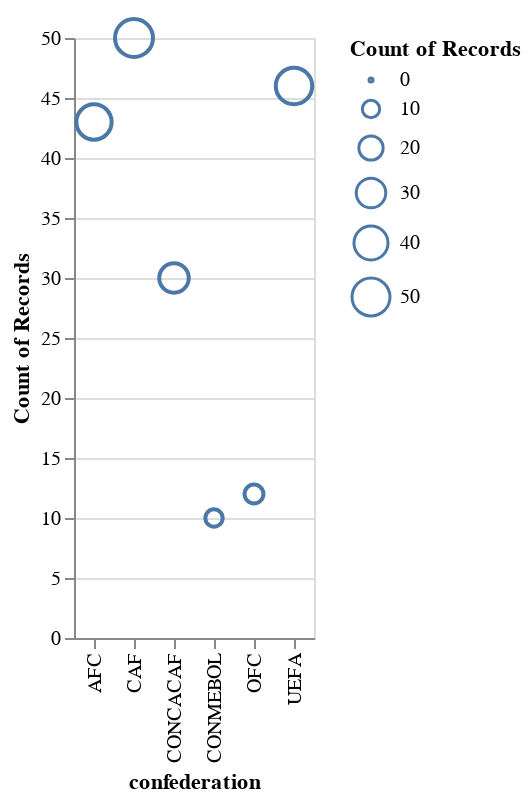

The notebook cell saved with this chart:
### Markdown cell above
### Visualization 2: Bubble chart

### Code cell
alt.Chart(source).mark_point().encode(
    x='confederation',
    y='count(confederation)',
    size='count(confederation)'
)

### Figure 1 — Vega-Lite specification as saved in the notebook (floating-point values rounded to 4 significant figures; data arrays with more than 128 entries replaced by an {"elided": "..."} marker saying what was removed)
{"config": {"view": {"continuousWidth": 400, "continuousHeight": 300}}, "data": {"name": "data-6dee66d464f2943716634fd3e5515b86"}, "mark": "point", "encoding": {"size": {"aggregate": "count", "field": "confederation", "type": "nominal"}, "x": {"field": "confederation", "type": "nominal"}, "y": {"aggregate": "count", "field": "confederation", "type": "nominal"}}, "$schema": "https://vega.github.io/schema/vega-lite/v4.17.0.json", "datasets": {"data-6dee66d464f2943716634fd3e5515b86": {"elided": "191 records"}}}
